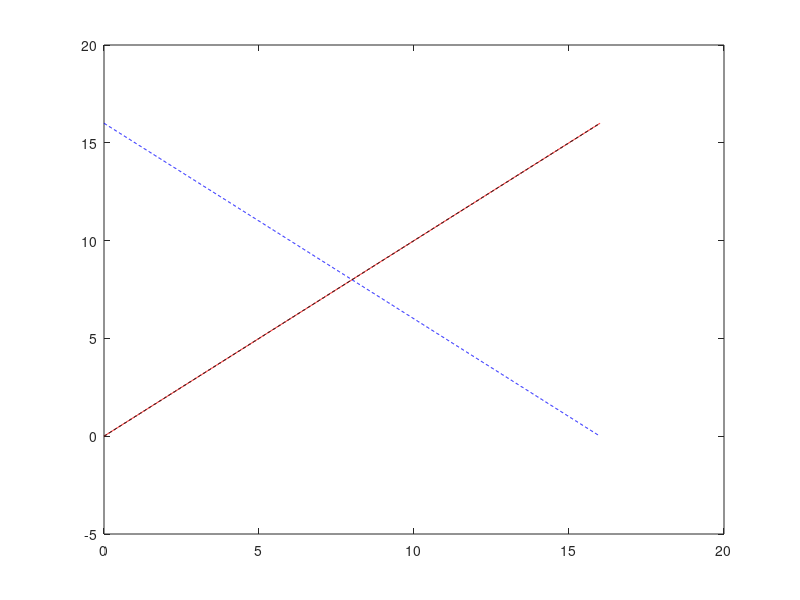

MATLAB code for this plot: (Note: this script raises an error after producing the figure.)
clear all, close all, clc
figpath = '../figures/';
addpath('./utils');
addpath('./violin/');
addpath('./NoiseFunctions/');
addpath('./plottingfunctions/');
tic

%generate Data

n = 3;%number of variables
dt=0.01;%timestep
%Integrate interval

Endinterval = 16; %initial value of the pitchfor bifurcation

intervalzero = -.001;
%real hidden variable interval
tinterval=[intervalzero Endinterval];

% Integrate
tspan2=[tinterval(2):-dt:tinterval(1)]; %interval for solving the 
tspan=[.001:dt:tinterval(2)-tinterval(1)];
N = length(tspan);
options = odeset('RelTol',1e-12,'AbsTol',1e-12*ones(1,n));
X=[];
%Coeficients of polyorder 3 c1*t+c2*t^2+c3*t^3 & and final time value 
c=[1,0,0,Endinterval];
%Analitic polinomial
    y=c(1)*(tspan2)+c(2)*(tspan2).^2+c(3)*(tspan2).^3;
    %inverted polinomial
    y2=c(1)*(-tspan+tinterval(2) )+c(2)*(-tspan...
        +tinterval(2)).^2+c(3)*(-tspan+tinterval(2)).^3;
    %plot(tspan,y,'r-',tspan2,y2,'b--')
    yzero = c(1)*(tspan+tinterval(1))+c(2)*(tspan+tinterval(1)).^2 ...
        +c(3).*(tspan+tinterval(1)).^3;
    %Derivative of inverted polinomilal is 

figure(1)
plot(tspan2,y,'r-',tspan,y2,'b--',tspan,yzero,'k--')

xline(0,'k--');
set(gca,'FontSize',16);
l=legend('Explicit polinomial for steady state generation','implicit polinmial for ODE data generation', 'polinomial moved in the positive axis');
l.FontSize = 14;
l.Location='northeast';
title('Inverted polinomial');
%Integration for Pitchforksystem
xMax = [1,1,1];
for mu0=[yzero(1)];  %initial condition of Beta  
    %sqrt(muo)%formula of coordinate x0 in function of beta(mu0)
    for x0=real(sqrt(mu0))+0.01 %Initial condition of state variables
        [t,x] = ode45(@(t,x) pitchforkPolyorder3Left2Right(t,x,c,xMax),tspan,[tspan(1),mu0,x0],options);
         X = [X;x];
         %plot variable x vs bifurcation parameter
            figure(2)
            hold on
            plot(x(:,2),x(:,3),'b-')  
            xlabel('beta')
            ylabel('State x3')
            xline(0,'k--');
            yline(0,'k--');
            set(gca,'FontSize',16);
            l=legend('Trajectory with changin beta');
            l.FontSize = 14;
            l.Location='northeast';
            title('Pitchfork State vsparameter')
            hold off    
    end
end

xMax = max(abs(x))
% load("MaxJin.mat")
% jingWangScale = xMax./MaxJin(1:3)
% xMax = jingWangScale

for mu0=[yzero(1)];  %initial condition of Beta  
    %sqrt(muo)%formula of coordinate x0 in function of beta(mu0)
    for x0=real(sqrt(mu0))+0.01 %Initial condition of state variables
        [t,x] = ode45(@(t,x) pitchforkPolyorder3Left2Right(t,x,c,xMax),tspan,[tspan(1),mu0,x0],options);
         X = [X;x];
         %plot variable x vs bifurcation parameter
            figure(2)
            hold on
            plot(x(:,2),x(:,3),'b-')    
            xline(0,'k--');
            yline(0,'k--');
            set(gca,'FontSize',16);
            l=legend('Trajectory using numerical integration');
            l.FontSize = 14;
            l.Location='northeast';
            title('Pitchfork State vsparameter')
            hold off    
    end
end

%Mu observed from equations of steady state

mufunc = @(x) ((x(:,3).^2))*xMax(3)^2
mu_observed=mufunc(x); 
%%Polinomial fit

%In the fututure we can let unkonw the coefficient (tinterval(1)or tinterval(2))
F1=@(weightdx,xdata)  weightdx(1)*(xdata+tinterval(1))+weightdx(2)*(xdata+tinterval(1)).^2 ...
        +weightdx(3).*(xdata+tinterval(1)).^3;


%curve fitting
weights0=[0.5 0.5 0.5];%initial guess for weights
[weightdx, resnorm,~,exitflag,output] = lsqcurvefit(F1,weights0, tspan, mu_observed')

%data predicted from F1 evaluated with the predicted coefficients
reproduced_data= F1(weightdx,tspan);

plotState_Beta_time_Pred(tspan,x,mu_observed,yzero,reproduced_data,n,4)

%% Data with noise: 

noise_scale = 0.15;

[xNoisy, Noise_normalized] = add_Noise_Max(x,noise_scale);

%next step is to use the noise for the figures. 
mu_obsNoisy = mufunc(xNoisy);

[weightdxNoise,resnormNoise,~,exitflagNoise,outputNoise] = lsqcurvefit(F1,weights0, tspan, mu_obsNoisy');

reproduced_dataNoisy= F1(weightdxNoise,tspan);

comparisonVector = [c(1:(length(c)-1));weightdx;weightdxNoise]

plotNoisyStateFig_5(tspan,xNoisy,mu_obsNoisy,yzero,reproduced_dataNoisy,n)

%%%%%%%%%%%%%%%%%%%%%%%%%%%%%%%%%%%%%%%%%%%%%%%%%%%%%%%%%%%%%%%%%%%%%%%%%
plotCleanNoiseStateFig_6(tspan,Noise_normalized,yzero,n)

%% Noise analysis 
% Creation of comparison vector for different noise variances: 
VectorOfNoise = [0:0.1:0.5];
name = mfilename
name = name(1:10)
%noise_Scale_maximum(F1,weights0, tspan, x,c,yzero,VectorOfNoise,name,mufunc)
noise_5_Boxplots(F1,weights0, tspan, x,c,yzero,VectorOfNoise,name,mufunc)
